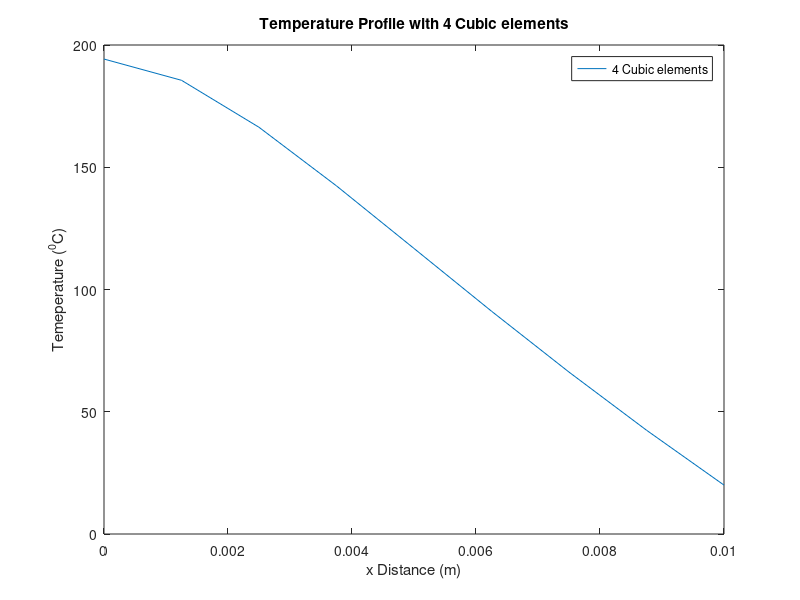
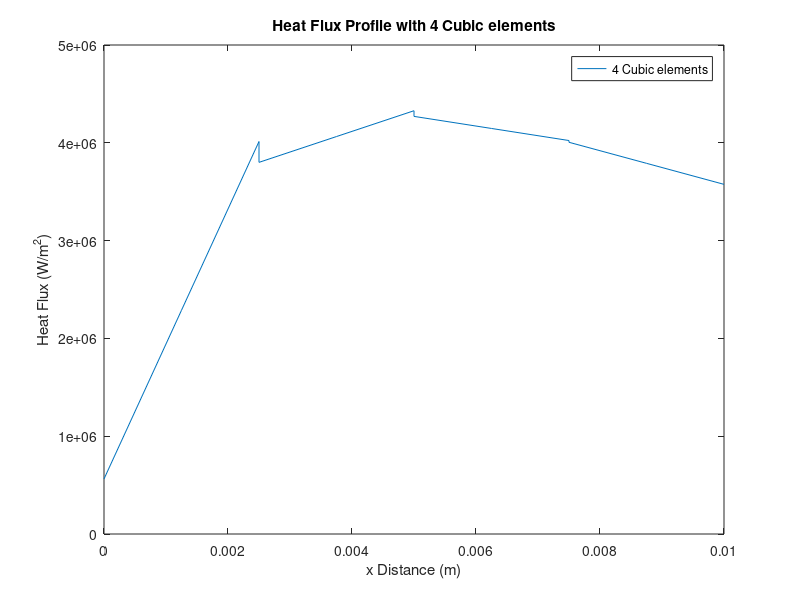

Recreate these plots in MATLAB, in order.
function [T, Heat_flux] = tdhanote_Project01_FEM(nn_per_element,number_of_elements,k,r0, r1,L,rho,no_qpts)
%% input defination 

% nn_per_element = Number of nodes per element
% number_of_elements = Number of elements
% k = Thermal conductivity
% r0 = Radius at the ends of bar
% r1 = radius at the center of bar
% roh = Electrical Resistivity
% no_qpts = Number of quadrature Points

%% Inpts
if nargin==0
nn_per_element=3;  
number_of_elements=4;
k=205;
r0=0.002;
r1=0.001;
L=0.01;
I=1000;
rho=2.82e-8;
no_qpts=20;
end
%% Heat Generation as a function of x

s=@(x)(((I^2)*rho)/(pi()*(r1 + (r0-r1)*(x/L))^2));
%% Arear as a function of x

A=@(x)(pi()*(r1 + (r0-r1)*(x/L))^2);

%% Quadture points selection

qpts=quadrature(no_qpts);

%% Total nodes and connectivity matrix determination Corresponding shape function
%Linear
if nn_per_element==2
    nodes_total=number_of_elements+1;
    conn=[1:number_of_elements;2:number_of_elements+1];
    shape=@shape2;
% Quadratic    
elseif nn_per_element==3
     nodes_total=2*number_of_elements+1;
     conn=[1:2:2*number_of_elements-1;2:2:2*number_of_elements;3:2:2*number_of_elements+1];
     shape=@shape3;
%Cubic     
else
 conn=[1:3:3*number_of_elements-2;2:3:3*number_of_elements-1;3:3:3*number_of_elements;4:3:3*number_of_elements+1];
 nodes_total=3*number_of_elements+1;
 shape=@shape4;
end
%% Coordiantes of each Nodes

x=linspace(0, L,nodes_total);

%% Stiffness matrix  K Calculation

K=zeros(nodes_total);
for c=conn
    xe=x(:,c);
    Ke=zeros(length(c));
    for q=qpts
        [N,dNdp]=shape(q(1));
        J=xe*dNdp;
        B=dNdp/J;
        xq=xe*N;
        Ke=Ke+B*k*A(xq)*B'*J*q(2);
    end
    sctr=c;
    K(sctr,sctr)=K(sctr,sctr)+Ke;
end

%% Heat Flux Matrix calculations
fe=zeros(nodes_total,1);

for c=conn
    xe=x(:,c);
        for i=1:no_qpts   
    [N,DNDp]=shape(qpts(1,i));
    J=xe*DNDp;
    w=qpts(2,i);
    xp=xe*N;
    F=s(xp)*N*J*w;
    fe(c)=fe(c)+F;
        end
        
end
%% Temperature Calculation at nodes

K(nodes_total, :)= 0;
K(nodes_total,nodes_total)=1;
fe(nodes_total,1)=20;
T=K\fe;

DTDX=[];
x1=[];
Heat_flux(1)=0;
%% Heat Flux 
for c=conn
    xe=x(:,c);
    for p=linspace(-1,1,nn_per_element) 
        [N,dNdp]=shape(p);
        J=xe*dNdp;
        B=dNdp/J;
        DTDX(end+1)=-B'*T(c);  
        x1(end+1)=xe*N;
    end    
end
Heat_flux(1:(size(DTDX,2)))=DTDX*k;
%% Plots
figure('name',"Temprature Profile");
plot(x,T)
hold on
xlim([0 L])
title(['Temperature Profile with ',num2str(number_of_elements), ' Cubic elements'])
xlabel('x Distance (m)')
ylabel('Temeperature (^0C)')
legend([num2str(number_of_elements), ' Cubic elements'])
hold off
figure('name',"Heat Flux Profile");
plot(x1,Heat_flux)
xlim([0 L])
title(['Heat Flux Profile with ',num2str(number_of_elements), ' Cubic elements'])
xlabel('x Distance (m)')
ylabel('Heat Flux (W/m^2)')
legend([num2str(number_of_elements), ' Cubic elements'])
end
%% Shape functions for different elements
function [N,dNdp] = shape2(p)
N=0.5*[1-p(1);1+p(1)];
dNdp=[-0.5;0.5];
end
function [N,dNdp] = shape3(p)
N=[p(1)*(1-p(1))*-0.5;1-p(1)^2;0.5*p(1)*(p(1)+1)];
dNdp = [(p(1)-0.5);(-2*p(1));(p(1)+0.5)];
end
function [N,dNdp] = shape4(p)
N=[(p(1)^2-1/9)*(p(1)-1)*(-9/16);(p(1)^2-1)*(p(1)-1/3)*(27/16);(p(1)^2-1)*(p(1)+1/3)*(-27/16);(p(1)^2-1/9)*(p(1)+1)*(9/16)];
dNdp=[(-9/16)*(3*p(1)^2-2*p(1)-1/9);(27/16)*(3*p(1)^2-(2/3)*p(1)-1);(-27/16)*(3*p(1)^2+(2/3)*p(1)-1);(9/16)*(3*p(1)^2+2*p(1)-1/9)];
end
%% Gaussian Quadrature 
function [qpts] = quadrature(n)
%   QUADRATURE
%     quadrature(n) returns a quadrature table for a rule with n
%     integration points.  The first row of the table gives the quadrature
%     point location, and the second gives the quadrature weights.

    u = 1:n-1;
    u = u./sqrt(4*u.^2 - 1);

    A = zeros(n);
    A(2:n+1:n*(n-1)) = u;
    A(n+1:n+1:n^2-1) = u;

    [v, x] = eig(A);
    [x, k] = sort(diag(x));    
    qpts = [x'; 2*v(1,k).^2];
end